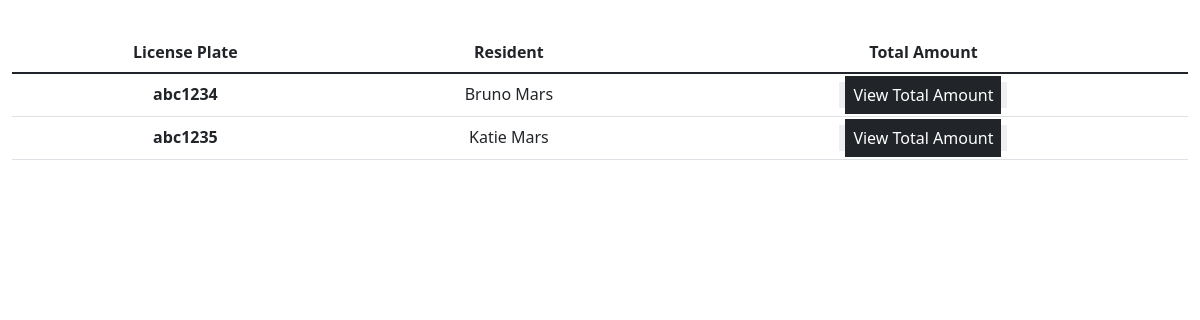
Screenshot of /cars/residents/ with the database file from the repository.
### database/models.py (models this page shows, shortened)
class Car(models.Model):
    license_plate = models.CharField(verbose_name='License Plate',max_length=50)
    resident      = models.CharField(verbose_name='Resident',max_length=100)

### main/views.py (the view)
# urls.py: path('cars/residents/',views.CarsList.as_view(),name='cars_list'),
class CarsList(list.ListView):
    model         = Car
    template_name = 'cars_list.html'

### main/templates/cars_list.html (shortened to what this page needs)
{% extends 'base.html' %}
{% load static %}
{% block content %}
<div class="container-fluid">
  <table class="table" style="text-align: center; margin: 2rem 0 ;">
    <thead>
      <tr>
        <th scope="col">License Plate</th>
        <th scope="col">Resident</th>
        <th scope="col">Total Amount</th>
      </tr>
    </thead>
    <tbody>
      {% for car in object_list %}
      <tr>
        <th scope="row">{{car.license_plate}}</th>
        <td>{{car.resident}}</td>
        <td><button><a href="{% url 'bill' car.license_plate %}">View Total Amount</a></button></td>
      </tr>
    {% endfor %}
    </tbody>
  </table>
</div>
{% endblock %}

### main/templates/cars_list.html (style rules this page uses)
button { border: none; }
button a { background: #212529; padding: .5rem; color: white; text-decoration: none; }

### rows the page displays
Car: license_plate "abc1234", resident "Bruno Mars"
Car: license_plate "abc1235", resident "Katie Mars"
